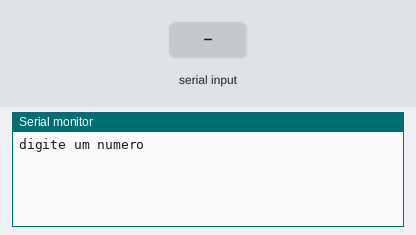
This sketch was run on a simulated Arduino Uno, built with avr-gcc and run on an emulated ATmega328P. On the bench: the last lines printed to the serial monitor. Inputs (shaded band) come from the test bench.

Above: at 1.2 s.
1.3 s: "90,45\n" received over Serial
At 2.1 s:
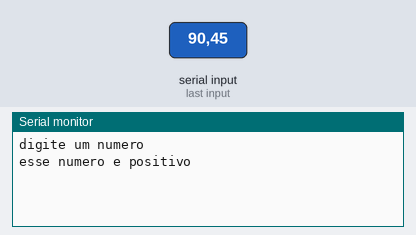
At 5.1 s:
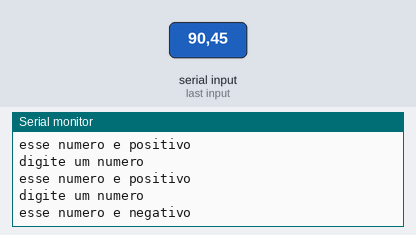

The sketch:

_if_simples_e_composto_ex111.ino
```cpp
//Faça um programa que receba um número inteiro do usuário e informe se este
//número é positivo ou negativo.

//variáveis
int numero, numepositivo, numenegativo;

void setup()
{
   Serial.begin(9600);
}

 void loop()
{
  // entrada
  Serial.println("digite um numero");
   while(!Serial.available());
    numero = Serial.parseInt();

   if( numero!= 0){
     Serial.println("esse numero e positivo");
  } else {
    Serial.println("esse numero e negativo");
  }
   delay(1000);
}
```

Measured:
- after the input at 1.3 s, the serial monitor: prints a new line at once (image 1)
